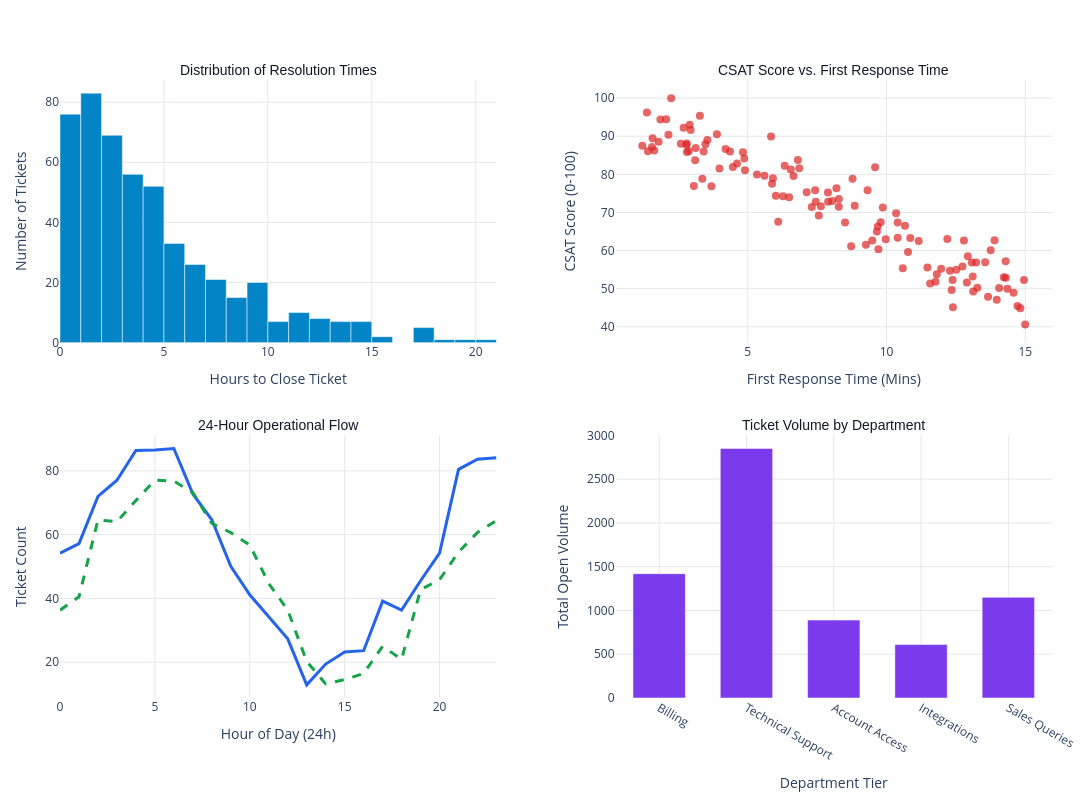

The notebook cell this image was saved under:
### Code cell
# @title
import numpy as np
import pandas as pd
import plotly.express as px
from plotly.subplots import make_subplots

np.random.seed(42)

resolution_times = np.random.exponential(scale=4.0, size=500) + 0.5
df_history = pd.DataFrame({"Resolution_Hours": resolution_times})


resp_mins = np.random.uniform(1, 15, 120)
csat_scores = 100 - (resp_mins * 3.5) + np.random.normal(0, 5, 120)
csat_scores = np.clip(csat_scores, 10, 100)
df_scatter = pd.DataFrame({"Response_Minutes": resp_mins, "CSAT_Score": csat_scores})

hours = np.arange(0, 24)
incoming = 50 + 35 * np.sin(hours / 3) + np.random.normal(0, 5, 24)
resolved = 45 + 30 * np.sin((hours - 1) / 3) + np.random.normal(0, 4, 24)

df_lines = pd.DataFrame({
    "Hour": hours,
    "Incoming_Tickets": incoming,
    "Resolved_Tickets": resolved
})

departments = ["Billing", "Technical Support", "Account Access", "Integrations", "Sales Queries"]
ticket_counts = [1420, 2850, 890, 610, 1150]
df_categories = pd.DataFrame({"Department": departments, "Ticket_Count": ticket_counts})


fig = make_subplots(
    rows=2, cols=2,
    subplot_titles=(
        "Distribution of Resolution Times",
        "CSAT Score vs. First Response Time",
        "24-Hour Operational Flow",
        "Ticket Volume by Department"
    ),
    vertical_spacing=0.15,
    horizontal_spacing=0.12
)


px_hist = px.histogram(df_history, x="Resolution_Hours", nbins=25)
px_hist.update_traces(marker_color="#0284c7", marker_line_color="#ffffff", marker_line_width=0.5)
fig.add_trace(px_hist.data[0], row=1, col=1)

px_scatter = px.scatter(df_scatter, x="Response_Minutes", y="CSAT_Score")
px_scatter.update_traces(marker=dict(size=8, color="#dc2626", opacity=0.7))
fig.add_trace(px_scatter.data[0], row=1, col=2)

px_line_in = px.line(df_lines, x="Hour", y="Incoming_Tickets")
px_line_in.update_traces(line=dict(color="#2563eb", width=3), name="Incoming")

px_line_res = px.line(df_lines, x="Hour", y="Resolved_Tickets")
px_line_res.update_traces(line=dict(color="#16a34a", width=3, dash="dash"), name="Resolved")

fig.add_trace(px_line_in.data[0], row=2, col=1)
fig.add_trace(px_line_res.data[0], row=2, col=1)

px_bar = px.bar(df_categories, x="Department", y="Ticket_Count")
px_bar.update_traces(marker_color="#7c3aed", width=0.6)
fig.add_trace(px_bar.data[0], row=2, col=2)

fig.update_layout(
    template="plotly_white",
    width=1100,
    height=800,
    showlegend=False,
    margin=dict(l=60, r=40, t=80, b=60)
)

for title in fig['layout']['annotations']:
    title['font'] = dict(size=14, color="#111827", family="Arial")

fig.update_xaxes(title_text="Hours to Close Ticket", row=1, col=1)
fig.update_yaxes(title_text="Number of Tickets", row=1, col=1)

fig.update_xaxes(title_text="First Response Time (Mins)", row=1, col=2)
fig.update_yaxes(title_text="CSAT Score (0-100)", row=1, col=2)

fig.update_xaxes(title_text="Hour of Day (24h)", row=2, col=1)
fig.update_yaxes(title_text="Ticket Count", row=2, col=1)

fig.update_xaxes(title_text="Department Tier", row=2, col=2)
fig.update_yaxes(title_text="Total Open Volume", row=2, col=2)

fig.update_xaxes(showgrid=True, gridcolor="#e5e7eb", zeroline=False)
fig.update_yaxes(showgrid=True, gridcolor="#e5e7eb", zeroline=False)

fig.show()

### Figure 1 — Plotly figure (JSON) as saved in the notebook; plotly's stock layout.template omitted (floating-point values rounded to 4 significant figures; data arrays with more than 128 entries replaced by an {"elided": "..."} marker saying what was removed)
{"data": [{"bingroup": "x", "hovertemplate": "Resolution_Hours=%{x}<br>count=%{y}<extra></extra>", "legendgroup": "", "marker": {"color": "#0284c7", "line": {"color": "#ffffff", "width": 0.5}, "pattern": {"shape": ""}}, "name": "", "nbinsx": 25, "orientation": "v", "showlegend": false, "type": "histogram", "x": {"elided": "500 float values"}, "xaxis": "x", "yaxis": "y"}, {"hovertemplate": "Response_Minutes=%{x}<br>CSAT_Score=%{y}<extra></extra>", "legendgroup": "", "marker": {"color": "#dc2626", "opacity": 0.7, "size": 8, "symbol": "circle"}, "mode": "markers", "name": "", "orientation": "v", "showlegend": false, "type": "scatter", "x": [10.77, 8.505, 5.333, 12.39, 10.59, 3.277, 13.75, 12.52, 14.3, 11.16, 9.588, 6.855, 14.06, 13.12, 1.633, 1.369, 6.27, 12.35, 14.82, 3.106, 9.318, 6.332, 14.58, 12.79, 12.74, 7.562, 6.807, 4.828, 1.789, 13.11, 12.38, 15.0, 14.95, 8.776, 11.77, 14.23, 12.9, 4.463, 7.308, 2.808, 14.36, 9.486, 4.201, 10.4, 9.654, 6.014, 2.59, 10.4, 8.284, 11.81, 8.282, 12.93, 8.727, 8.853, 13.27, 6.649, 2.876, 1.403, 11.57, 9.684, 10.86, 3.981, 2.909, 1.204, 5.908, 9.259, 6.491, 7.125, 13.66, 5.876, 8.196, 11.97, 6.552, 9.709, 13.07, 14.29, 3.059, 13.97, 7.89, 4.615, 7.428, 14.72, 7.897, 5.603, 9.868, 4.362, 2.062, 2.804, 2.793, 3.127, 2.944, 9.972, 3.546, 5.839, 13.56, 7.635, 10.35, 3.412, 3.692, 1.572, 3.365, 4.9, 3.478, 2.242, 2.689, 7.451, 3.889, 6.1, 8.048, 10.67, 1.55, 12.19, 9.791, 2.145, 13.23, 13.89, 1.855, 4.876, 12.29, 11.48], "xaxis": "x2", "y": [59.64, 67.35, 79.96, 45.11, 55.37, 95.37, 60.09, 54.95, 52.84, 62.5, 81.84, 81.6, 50.16, 49.29, 86.25, 96.23, 74.27, 49.67, 44.89, 83.72, 75.82, 82.24, 48.93, 62.64, 55.81, 69.23, 83.79, 85.8, 88.55, 53.18, 52.29, 40.6, 52.3, 78.83, 51.83, 53.02, 51.61, 81.94, 71.46, 85.85, 49.99, 62.64, 86.65, 63.34, 65.02, 74.41, 88.05, 67.37, 73.51, 53.77, 71.51, 58.5, 61.11, 71.73, 50.23, 79.58, 86.12, 86.07, 51.36, 66.35, 63.3, 81.54, 93.01, 87.48, 78.99, 61.54, 74.02, 75.3, 47.89, 77.51, 76.35, 55.22, 81.25, 60.37, 56.89, 57.18, 76.94, 47.11, 75.27, 82.83, 75.86, 45.46, 72.79, 79.61, 71.3, 86.0, 94.47, 88.13, 87.79, 86.89, 91.67, 62.99, 89.04, 89.94, 56.91, 71.65, 69.8, 86.02, 76.89, 89.46, 78.87, 81.09, 87.92, 100.0, 92.22, 72.83, 90.54, 67.6, 73.01, 66.52, 87.18, 63.05, 67.43, 90.42, 56.86, 62.73, 94.42, 84.17, 54.7, 55.59], "yaxis": "y2"}, {"hovertemplate": "Hour=%{x}<br>Incoming_Tickets=%{y}<extra></extra>", "legendgroup": "", "line": {"color": "#2563eb", "dash": "solid", "width": 3}, "marker": {"symbol": "circle"}, "mode": "lines", "name": "Incoming", "orientation": "v", "showlegend": false, "type": "scatter", "x": [0, 1, 2, 3, 4, 5, 6, 7, 8, 9, 10, 11, 12, 13, 14, 15, 16, 17, 18, 19, 20, 21, 22, 23], "xaxis": "x3", "y": [54.15, 57.17, 72.0, 77.06, 86.41, 86.51, 87.01, 72.76, 64.66, 50.05, 41.11, 34.34, 27.3, 12.87, 19.38, 23.22, 23.6, 39.15, 36.35, 45.53, 54.2, 80.47, 83.63, 84.11], "yaxis": "y3"}, {"hovertemplate": "Hour=%{x}<br>Resolved_Tickets=%{y}<extra></extra>", "legendgroup": "", "line": {"color": "#16a34a", "dash": "dash", "width": 3}, "marker": {"symbol": "circle"}, "mode": "lines", "name": "Resolved", "orientation": "v", "showlegend": false, "type": "scatter", "x": [0, 1, 2, 3, 4, 5, 6, 7, 8, 9, 10, 11, 12, 13, 14, 15, 16, 17, 18, 19, 20, 21, 22, 23], "xaxis": "x3", "y": [36.3, 40.5, 64.6, 64.07, 70.68, 77.06, 76.79, 73.17, 63.53, 60.6, 56.76, 44.66, 36.33, 20.25, 13.17, 14.53, 16.46, 24.98, 20.88, 42.74, 45.87, 54.52, 60.66, 64.41], "yaxis": "y3"}, {"hovertemplate": "Department=%{x}<br>Ticket_Count=%{y}<extra></extra>", "legendgroup": "", "marker": {"color": "#7c3aed", "pattern": {"shape": ""}}, "name": "", "orientation": "v", "showlegend": false, "textposition": "auto", "type": "bar", "width": 0.6, "x": ["Billing", "Technical Support", "Account Access", "Integrations", "Sales Queries"], "xaxis": "x4", "y": [1420, 2850, 890, 610, 1150], "yaxis": "y4"}], "layout": {"annotations": [{"font": {"color": "#111827", "family": "Arial", "size": 14}, "showarrow": false, "text": "Distribution of Resolution Times", "x": 0.22, "xanchor": "center", "xref": "paper", "y": 1, "yanchor": "bottom", "yref": "paper"}, {"font": {"color": "#111827", "family": "Arial", "size": 14}, "showarrow": false, "text": "CSAT Score vs. First Response Time", "x": 0.78, "xanchor": "center", "xref": "paper", "y": 1, "yanchor": "bottom", "yref": "paper"}, {"font": {"color": "#111827", "family": "Arial", "size": 14}, "showarrow": false, "text": "24-Hour Operational Flow", "x": 0.22, "xanchor": "center", "xref": "paper", "y": 0.425, "yanchor": "bottom", "yref": "paper"}, {"font": {"color": "#111827", "family": "Arial", "size": 14}, "showarrow": false, "text": "Ticket Volume by Department", "x": 0.78, "xanchor": "center", "xref": "paper", "y": 0.425, "yanchor": "bottom", "yref": "paper"}], "height": 800, "margin": {"b": 60, "l": 60, "r": 40, "t": 80}, "showlegend": false, "width": 1100, "xaxis": {"anchor": "y", "domain": [0, 0.44], "gridcolor": "#e5e7eb", "showgrid": true, "title": {"text": "Hours to Close Ticket"}, "zeroline": false}, "xaxis2": {"anchor": "y2", "domain": [0.56, 1], "gridcolor": "#e5e7eb", "showgrid": true, "title": {"text": "First Response Time (Mins)"}, "zeroline": false}, "xaxis3": {"anchor": "y3", "domain": [0, 0.44], "gridcolor": "#e5e7eb", "showgrid": true, "title": {"text": "Hour of Day (24h)"}, "zeroline": false}, "xaxis4": {"anchor": "y4", "domain": [0.56, 1], "gridcolor": "#e5e7eb", "showgrid": true, "title": {"text": "Department Tier"}, "zeroline": false}, "yaxis": {"anchor": "x", "domain": [0.575, 1], "gridcolor": "#e5e7eb", "showgrid": true, "title": {"text": "Number of Tickets"}, "zeroline": false}, "yaxis2": {"anchor": "x2", "domain": [0.575, 1], "gridcolor": "#e5e7eb", "showgrid": true, "title": {"text": "CSAT Score (0-100)"}, "zeroline": false}, "yaxis3": {"anchor": "x3", "domain": [0, 0.425], "gridcolor": "#e5e7eb", "showgrid": true, "title": {"text": "Ticket Count"}, "zeroline": false}, "yaxis4": {"anchor": "x4", "domain": [0, 0.425], "gridcolor": "#e5e7eb", "showgrid": true, "title": {"text": "Total Open Volume"}, "zeroline": false}}}
